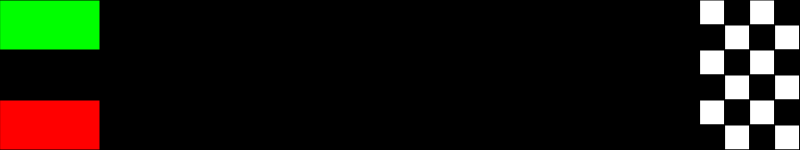
Frame 1 (no input)
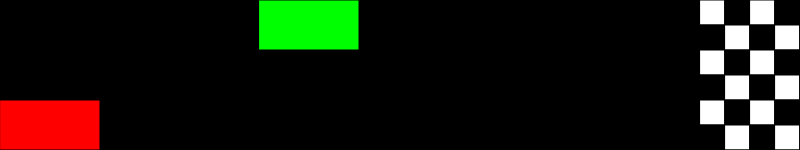
Frame 60 (no input)
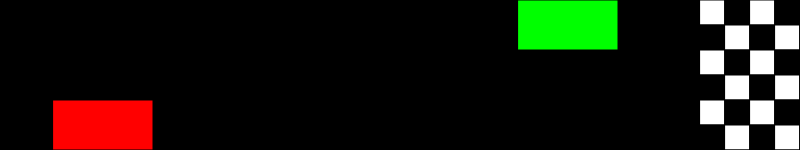
Frame 120 (the mouse pressed at the canvas centre since frame 60)

The p5.js sketch that drew these frames (run headless with seeded random() and noise() and a simulated clock; from frame 60 on, the mouse is pressed at the canvas centre):

// p5.js sketch
// ── sketch.js
let PosicaoCarro1 = 0;
let PosicaoCarro2 = 0;
let Avanco;

function setup() {
  createCanvas(800, 150);
  //frameRate(10);
}

function draw() {
  background(0);
  quadriculado(700,0,25);
  //console.log(PosicaoCarro1);
  fill(0,255,0);
  rect(PosicaoCarro1, 0, 100, 50);
  fill(255,0,0);
  rect(PosicaoCarro2, 100, 100, 50);
  if (PosicaoCarro1 >= 600){
    console.log("CPU Ganhou!");
  } else if (PosicaoCarro2 >= 600){
    console.log("Jogador Ganhou!")
  } else {
    Avanco = int(random(10));
    PosicaoCarro1 = PosicaoCarro1 + Avanco;
  }
}

function mousePressed(){
  if(PosicaoCarro1 < 600 && PosicaoCarro2 < 600){
  PosicaoCarro2 = PosicaoCarro2 + int(random(25,75))
  }
}

function quadriculado(posX,posY,tamanho){
    for(var x = 0; x < 8; x++){
    for(var y = 0; y < 8; y++){
      if ((x + y) % 2 == 1) fill(0);
      else fill(255);
      rect((x*tamanho)+posX,(y*tamanho)+posY,tamanho,tamanho)
    }
  }
}
